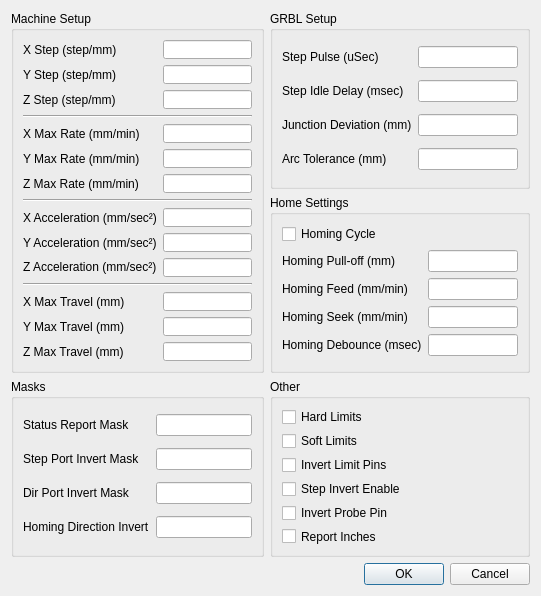
<?xml version="1.0" encoding="UTF-8"?>
<ui version="4.0">
 <class>grbl_settings</class>
 <widget class="QDialog" name="grbl_settings">
  <property name="geometry">
   <rect>
    <x>0</x>
    <y>0</y>
    <width>541</width>
    <height>596</height>
   </rect>
  </property>
  <property name="sizePolicy">
   <sizepolicy hsizetype="Fixed" vsizetype="Fixed">
    <horstretch>0</horstretch>
    <verstretch>0</verstretch>
   </sizepolicy>
  </property>
  <property name="minimumSize">
   <size>
    <width>541</width>
    <height>596</height>
   </size>
  </property>
  <property name="maximumSize">
   <size>
    <width>541</width>
    <height>596</height>
   </size>
  </property>
  <property name="windowTitle">
   <string>GRBL Settings</string>
  </property>
  <property name="toolTip">
   <string/>
  </property>
  <layout class="QGridLayout" name="gridLayout_2">
   <item row="6" column="1">
    <widget class="QDialogButtonBox" name="buttonBox">
     <property name="orientation">
      <enum>Qt::Horizontal</enum>
     </property>
     <property name="standardButtons">
      <set>QDialogButtonBox::Cancel|QDialogButtonBox::Ok</set>
     </property>
    </widget>
   </item>
   <item row="0" column="1">
    <widget class="QGroupBox" name="groupBox_2">
     <property name="title">
      <string>GRBL Setup</string>
     </property>
     <layout class="QGridLayout" name="gridLayout_3">
      <item row="0" column="0">
       <widget class="QLabel" name="label">
        <property name="text">
         <string>Step Pulse (uSec)</string>
        </property>
       </widget>
      </item>
      <item row="0" column="1">
       <widget class="QLineEdit" name="lineEdit_7">
        <property name="maxLength">
         <number>8</number>
        </property>
       </widget>
      </item>
      <item row="1" column="0">
       <widget class="QLabel" name="label_2">
        <property name="text">
         <string>Step Idle Delay (msec)</string>
        </property>
       </widget>
      </item>
      <item row="1" column="1">
       <widget class="QLineEdit" name="lineEdit_6">
        <property name="maxLength">
         <number>8</number>
        </property>
       </widget>
      </item>
      <item row="2" column="0">
       <widget class="QLabel" name="label_3">
        <property name="text">
         <string>Junction Deviation (mm)</string>
        </property>
       </widget>
      </item>
      <item row="4" column="1">
       <widget class="QLineEdit" name="lineEdit_5">
        <property name="maxLength">
         <number>8</number>
        </property>
       </widget>
      </item>
      <item row="4" column="0">
       <widget class="QLabel" name="label_4">
        <property name="text">
         <string>Arc Tolerance (mm)</string>
        </property>
       </widget>
      </item>
      <item row="2" column="1">
       <widget class="QLineEdit" name="lineEdit_4">
        <property name="maxLength">
         <number>8</number>
        </property>
       </widget>
      </item>
     </layout>
    </widget>
   </item>
   <item row="0" column="0" rowspan="2">
    <widget class="QGroupBox" name="groupBox">
     <property name="title">
      <string>Machine Setup</string>
     </property>
     <layout class="QGridLayout" name="gridLayout">
      <item row="0" column="0">
       <widget class="QLabel" name="label_9">
        <property name="text">
         <string>X Step (step/mm)</string>
        </property>
       </widget>
      </item>
      <item row="0" column="1">
       <widget class="QLineEdit" name="lineEdit_9">
        <property name="maxLength">
         <number>8</number>
        </property>
       </widget>
      </item>
      <item row="1" column="0">
       <widget class="QLabel" name="label_10">
        <property name="text">
         <string>Y Step (step/mm)</string>
        </property>
       </widget>
      </item>
      <item row="1" column="1">
       <widget class="QLineEdit" name="lineEdit_10">
        <property name="maxLength">
         <number>8</number>
        </property>
       </widget>
      </item>
      <item row="2" column="0">
       <widget class="QLabel" name="label_11">
        <property name="text">
         <string>Z Step (step/mm)</string>
        </property>
       </widget>
      </item>
      <item row="2" column="1">
       <widget class="QLineEdit" name="lineEdit_11">
        <property name="maxLength">
         <number>8</number>
        </property>
       </widget>
      </item>
      <item row="3" column="0" colspan="2">
       <widget class="Line" name="line_3">
        <property name="orientation">
         <enum>Qt::Horizontal</enum>
        </property>
       </widget>
      </item>
      <item row="4" column="0">
       <widget class="QLabel" name="label_12">
        <property name="text">
         <string>X Max Rate (mm/min)</string>
        </property>
       </widget>
      </item>
      <item row="4" column="1">
       <widget class="QLineEdit" name="lineEdit_12">
        <property name="maxLength">
         <number>8</number>
        </property>
       </widget>
      </item>
      <item row="5" column="0">
       <widget class="QLabel" name="label_14">
        <property name="text">
         <string>Y Max Rate (mm/min)</string>
        </property>
       </widget>
      </item>
      <item row="5" column="1">
       <widget class="QLineEdit" name="lineEdit_13">
        <property name="maxLength">
         <number>8</number>
        </property>
       </widget>
      </item>
      <item row="6" column="0">
       <widget class="QLabel" name="label_15">
        <property name="text">
         <string>Z Max Rate (mm/min)</string>
        </property>
       </widget>
      </item>
      <item row="6" column="1">
       <widget class="QLineEdit" name="lineEdit_14">
        <property name="maxLength">
         <number>8</number>
        </property>
       </widget>
      </item>
      <item row="7" column="0" colspan="2">
       <widget class="Line" name="line_2">
        <property name="orientation">
         <enum>Qt::Horizontal</enum>
        </property>
       </widget>
      </item>
      <item row="9" column="0">
       <widget class="QLabel" name="label_16">
        <property name="text">
         <string>X Acceleration (mm/sec²)</string>
        </property>
       </widget>
      </item>
      <item row="9" column="1">
       <widget class="QLineEdit" name="lineEdit_16">
        <property name="text">
         <string/>
        </property>
        <property name="maxLength">
         <number>8</number>
        </property>
       </widget>
      </item>
      <item row="10" column="0">
       <widget class="QLabel" name="label_17">
        <property name="text">
         <string>Y Acceleration (mm/sec²)</string>
        </property>
       </widget>
      </item>
      <item row="10" column="1">
       <widget class="QLineEdit" name="lineEdit_17">
        <property name="maxLength">
         <number>8</number>
        </property>
       </widget>
      </item>
      <item row="17" column="0">
       <widget class="QLabel" name="label_20">
        <property name="text">
         <string>Z Max Travel (mm)</string>
        </property>
       </widget>
      </item>
      <item row="16" column="1">
       <widget class="QLineEdit" name="lineEdit_20">
        <property name="maxLength">
         <number>8</number>
        </property>
       </widget>
      </item>
      <item row="17" column="1">
       <widget class="QLineEdit" name="lineEdit_15">
        <property name="maxLength">
         <number>8</number>
        </property>
       </widget>
      </item>
      <item row="16" column="0">
       <widget class="QLabel" name="label_18">
        <property name="text">
         <string>Y Max Travel (mm)</string>
        </property>
       </widget>
      </item>
      <item row="13" column="0">
       <widget class="QLabel" name="label_13">
        <property name="text">
         <string>X Max Travel (mm)</string>
        </property>
       </widget>
      </item>
      <item row="12" column="0" colspan="2">
       <widget class="Line" name="line">
        <property name="orientation">
         <enum>Qt::Horizontal</enum>
        </property>
       </widget>
      </item>
      <item row="11" column="1">
       <widget class="QLineEdit" name="lineEdit_19">
        <property name="maxLength">
         <number>8</number>
        </property>
       </widget>
      </item>
      <item row="11" column="0">
       <widget class="QLabel" name="label_21">
        <property name="text">
         <string>&lt;html&gt;&lt;head/&gt;&lt;body&gt;&lt;p&gt;Z Acceleration (mm/sec²)&lt;/p&gt;&lt;/body&gt;&lt;/html&gt;</string>
        </property>
       </widget>
      </item>
      <item row="13" column="1">
       <widget class="QLineEdit" name="lineEdit_18">
        <property name="maxLength">
         <number>8</number>
        </property>
       </widget>
      </item>
     </layout>
    </widget>
   </item>
   <item row="1" column="1">
    <widget class="QGroupBox" name="groupBox_3">
     <property name="title">
      <string>Home Settings</string>
     </property>
     <layout class="QFormLayout" name="formLayout">
      <item row="0" column="0">
       <widget class="QCheckBox" name="checkBox">
        <property name="text">
         <string>Homing Cycle</string>
        </property>
       </widget>
      </item>
      <item row="1" column="0">
       <widget class="QLabel" name="label_8">
        <property name="text">
         <string>Homing Pull-off (mm)</string>
        </property>
       </widget>
      </item>
      <item row="1" column="1">
       <widget class="QLineEdit" name="lineEdit_8">
        <property name="maxLength">
         <number>8</number>
        </property>
       </widget>
      </item>
      <item row="2" column="0">
       <widget class="QLabel" name="label_5">
        <property name="text">
         <string>Homing Feed (mm/min)</string>
        </property>
       </widget>
      </item>
      <item row="2" column="1">
       <widget class="QLineEdit" name="lineEdit_3">
        <property name="maxLength">
         <number>8</number>
        </property>
       </widget>
      </item>
      <item row="3" column="0">
       <widget class="QLabel" name="label_6">
        <property name="text">
         <string>Homing Seek (mm/min)</string>
        </property>
       </widget>
      </item>
      <item row="3" column="1">
       <widget class="QLineEdit" name="lineEdit_2">
        <property name="maxLength">
         <number>8</number>
        </property>
       </widget>
      </item>
      <item row="4" column="0">
       <widget class="QLabel" name="label_7">
        <property name="text">
         <string>Homing Debounce (msec)</string>
        </property>
       </widget>
      </item>
      <item row="4" column="1">
       <widget class="QLineEdit" name="lineEdit">
        <property name="maxLength">
         <number>8</number>
        </property>
       </widget>
      </item>
     </layout>
    </widget>
   </item>
   <item row="2" column="0">
    <widget class="QGroupBox" name="groupBox_4">
     <property name="title">
      <string>Masks</string>
     </property>
     <layout class="QGridLayout" name="gridLayout_4">
      <item row="0" column="0">
       <widget class="QLabel" name="label_19">
        <property name="text">
         <string>Status Report Mask</string>
        </property>
       </widget>
      </item>
      <item row="0" column="1">
       <widget class="QLineEdit" name="lineEdit_21">
        <property name="maxLength">
         <number>8</number>
        </property>
       </widget>
      </item>
      <item row="1" column="0">
       <widget class="QLabel" name="label_22">
        <property name="text">
         <string>Step Port Invert Mask</string>
        </property>
       </widget>
      </item>
      <item row="2" column="0">
       <widget class="QLabel" name="label_23">
        <property name="text">
         <string>Dir Port Invert Mask</string>
        </property>
       </widget>
      </item>
      <item row="3" column="0">
       <widget class="QLabel" name="label_24">
        <property name="text">
         <string>Homing Direction Invert</string>
        </property>
       </widget>
      </item>
      <item row="1" column="1">
       <widget class="QLineEdit" name="lineEdit_22">
        <property name="maxLength">
         <number>8</number>
        </property>
       </widget>
      </item>
      <item row="2" column="1">
       <widget class="QLineEdit" name="lineEdit_23">
        <property name="maxLength">
         <number>8</number>
        </property>
       </widget>
      </item>
      <item row="3" column="1">
       <widget class="QLineEdit" name="lineEdit_24">
        <property name="maxLength">
         <number>8</number>
        </property>
       </widget>
      </item>
     </layout>
    </widget>
   </item>
   <item row="2" column="1">
    <widget class="QGroupBox" name="groupBox_5">
     <property name="title">
      <string>Other</string>
     </property>
     <layout class="QGridLayout" name="gridLayout_5">
      <item row="0" column="0">
       <widget class="QCheckBox" name="checkBox_3">
        <property name="text">
         <string>Hard Limits</string>
        </property>
       </widget>
      </item>
      <item row="1" column="0">
       <widget class="QCheckBox" name="checkBox_6">
        <property name="text">
         <string>Soft Limits</string>
        </property>
       </widget>
      </item>
      <item row="2" column="0">
       <widget class="QCheckBox" name="checkBox_4">
        <property name="text">
         <string>Invert Limit Pins</string>
        </property>
       </widget>
      </item>
      <item row="3" column="0">
       <widget class="QCheckBox" name="checkBox_2">
        <property name="text">
         <string>Step Invert Enable</string>
        </property>
       </widget>
      </item>
      <item row="4" column="0">
       <widget class="QCheckBox" name="checkBox_5">
        <property name="text">
         <string>Invert Probe Pin</string>
        </property>
       </widget>
      </item>
      <item row="5" column="0">
       <widget class="QCheckBox" name="checkBox_7">
        <property name="text">
         <string>Report Inches</string>
        </property>
       </widget>
      </item>
     </layout>
    </widget>
   </item>
  </layout>
 </widget>
 <resources/>
 <connections>
  <connection>
   <sender>buttonBox</sender>
   <signal>accepted()</signal>
   <receiver>grbl_settings</receiver>
   <slot>accept()</slot>
   <hints>
    <hint type="sourcelabel">
     <x>248</x>
     <y>254</y>
    </hint>
    <hint type="destinationlabel">
     <x>157</x>
     <y>274</y>
    </hint>
   </hints>
  </connection>
  <connection>
   <sender>buttonBox</sender>
   <signal>rejected()</signal>
   <receiver>grbl_settings</receiver>
   <slot>reject()</slot>
   <hints>
    <hint type="sourcelabel">
     <x>316</x>
     <y>260</y>
    </hint>
    <hint type="destinationlabel">
     <x>286</x>
     <y>274</y>
    </hint>
   </hints>
  </connection>
 </connections>
</ui>
